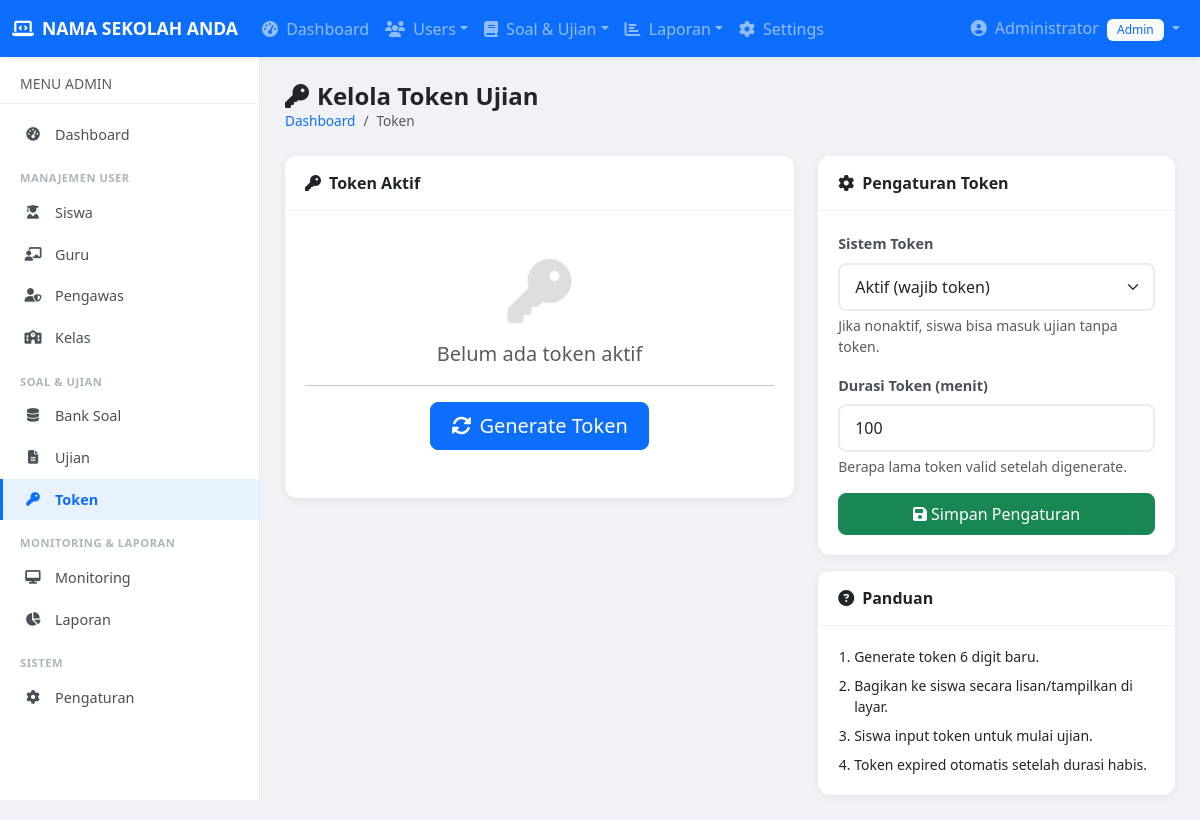
/admin/token/generate.php (signed in), run on the app's committed database.
### tables this page shows
CREATE TABLE `settings` (
  `id` INT(11) NOT NULL AUTO_INCREMENT,
  `setting_key` VARCHAR(100) NOT NULL,
  `setting_value` TEXT DEFAULT NULL,
  `created_at` TIMESTAMP NULL DEFAULT CURRENT_TIMESTAMP,
  `updated_at` TIMESTAMP NULL DEFAULT CURRENT_TIMESTAMP ON UPDATE CURRENT_TIMESTAMP,
  PRIMARY KEY (`id`),
  UNIQUE KEY `setting_key` (`setting_key`)
);

### config/session.php (called while the page is built, shortened)
<?php
function base_url($path = '') {
    return '/cbt/' . ltrim($path, '/');
}

### config/settings.php (called while the page is built, shortened)
<?php
function get_setting($key, $conn, $default = '') {
    $stmt = $conn->prepare("SELECT setting_value FROM settings WHERE setting_key = ?");
    $stmt->bind_param("s", $key);
    $stmt->execute();
    $result = $stmt->get_result()->fetch_assoc();
    return $result ? $result['setting_value'] : $default;
}

### includes/functions.php (called while the page is built, shortened)
<?php
function e($string) {
    return htmlspecialchars($string ?? '', ENT_QUOTES, 'UTF-8');
}

### admin/token/generate.php (the view, shortened to what this page needs)
<?php
require_once __DIR__ . '/../../config/database.php';
require_once __DIR__ . '/../../config/session.php';
require_once __DIR__ . '/../../config/settings.php';
require_once __DIR__ . '/../../includes/functions.php';
$current_token = get_setting('current_token', $conn, '');
$token_generated_at = get_setting('token_generated_at', $conn, '');
$token_duration = (int)get_setting('token_duration', $conn, '100');
$token_enabled = get_setting('token_enabled', $conn, '1');
$token_expired = false;
$time_remaining = 0;
include __DIR__ . '/../../includes/header.php';
?>
<div class="content-with-sidebar">
    <?php include __DIR__ . '/../../includes/sidebar.php'; ?>
    <div class="content-area">
        <div class="page-header">
            <div>
                <h4><i class="fas fa-key me-2"></i>Kelola Token Ujian</h4>
                <nav>
                    <ol class="breadcrumb">
                        <li class="breadcrumb-item"><a href="<?= base_url('admin/index.php') ?>">Dashboard</a></li>
                        <li class="breadcrumb-item active">Token</li>
                    </ol>
                </nav>
            </div>
        </div>
        <div class="row g-4">
            <div class="col-md-7">
                <div class="card">
                    <div class="card-header fw-semibold"><i class="fas fa-key me-2"></i>Token Aktif</div>
                    <div class="card-body text-center py-5">
                        <?php if (!empty($current_token)): ?>
                        <div class="mb-3">
                            <div class="fs-1 fw-bold font-monospace <?= $token_expired ? 'text-danger text-decoration-line-through' : 'text-success' ?>"
                                 style="letter-spacing: 12px; font-size: 3.5rem !important;">
                                <?= e($current_token) ?>
                            </div>
                        </div>
                        <div class="mb-3">
                            <?php if ($token_expired): ?>
                            <span class="badge bg-danger fs-6 py-2 px-3"><i class="fas fa-times-circle me-1"></i>EXPIRED</span>
                            <?php else: ?>
                            <span class="badge bg-success fs-6 py-2 px-3"><i class="fas fa-check-circle me-1"></i>AKTIF</span>
                            <div class="mt-2">
                                <span class="text-muted">Sisa waktu:</span>
                                <span class="fw-bold text-primary" id="tokenCountdown"><?= floor($time_remaining / 60) ?>m <?= $time_remaining % 60 ?>s</span>
                            </div>
                            <?php endif; ?>
                        </div>
                        <div class="small text-muted">
                            Dibuat: <?= format_datetime($token_generated_at) ?> &middot; Durasi: <?= $token_duration ?> menit
                        </div>
                        <?php else: ?>
                        <div class="text-muted">
                            <i class="fas fa-key" style="font-size:4rem;opacity:0.2;"></i>
                            <p class="mt-3 fs-5">Belum ada token aktif</p>
                        </div>
                        <?php endif; ?>
                        <hr>
                        <form method="POST" class="d-inline">
                            <button type="submit" name="generate" value="1" class="btn btn-primary btn-lg"
                                    onclick="return confirm('<?= !empty($current_token) && !$token_expired ? 'Token aktif akan diganti. Lanjutkan?' : 'Generate token baru?' ?>')">
                                <i class="fas fa-sync-alt me-2"></i><?= !empty($current_token) ? 'Generate Token Baru' : 'Generate Token' ?>
                            </button>
                        </form>
                    </div>
                </div>
            </div>
            <div class="col-md-5">
                <div class="card mb-3">
                    <div class="card-header fw-semibold"><i class="fas fa-cog me-2"></i>Pengaturan Token</div>
                    <div class="card-body">
                        <form method="POST">
                            <div class="mb-3">
                                <label class="form-label fw-semibold">Sistem Token</label>
                                <select name="token_enabled" class="form-select">
                                    <option value="1" <?= $token_enabled === '1' ? 'selected' : '' ?>>Aktif (wajib token)</option>
                                </select>
                                <div class="form-text">Jika nonaktif, siswa bisa masuk ujian tanpa token.</div>
                            </div>
                            <div class="mb-3">
                                <label class="form-label fw-semibold">Durasi Token (menit)</label>
                                <input type="number" name="token_duration" class="form-control" value="<?= $token_duration ?>" min="1" max="1440">
                                <div class="form-text">Berapa lama token valid setelah digenerate.</div>
                            </div>
                            <button type="submit" name="save_settings" value="1" class="btn btn-success w-100">
                                <i class="fas fa-save me-1"></i>Simpan Pengaturan
                            </button>
                        </form>
                    </div>
                </div>
                <div class="card">
                    <div class="card-header fw-semibold"><i class="fas fa-question-circle me-2"></i>Panduan</div>
                    <div class="card-body small">
                        <ol class="mb-0 ps-3">
                            <li class="mb-2">Generate token 6 digit baru.</li>
                            <li class="mb-2">Bagikan ke siswa secara lisan/tampilkan di layar.</li>
                            <li class="mb-2">Siswa input token untuk mulai ujian.</li>
                            <li class="mb-0">Token expired otomatis setelah durasi habis.</li>
                        </ol>
                    </div>
                </div>
            </div>
        </div>
    </div>
</div>
<?php
include __DIR__ . '/../../includes/footer.php';
?>

### includes/navbar.php (shortened to what this page needs)
<?php
$current_role = $_SESSION['role'] ?? '';
$current_nama = $_SESSION['nama'] ?? '';
?>
<nav class="navbar navbar-expand-lg navbar-dark bg-primary sticky-top shadow-sm">
    <div class="container-fluid">
        <a class="navbar-brand d-flex align-items-center" href="<?= base_url() ?>">
            <i class="fas fa-laptop-code me-2"></i>
            <span class="fw-bold"><?= e($school_name ?? 'CBT Nusantara') ?></span>
        </a>
        <div class="collapse navbar-collapse" id="mainNavbar">
            <?php if ($current_role): ?>
            <ul class="navbar-nav me-auto">
                <?php if ($current_role === 'admin'): ?>
                <li class="nav-item">
                    <a class="nav-link" href="<?= base_url('admin/index.php') ?>"><i class="fas fa-tachometer-alt me-1"></i> Dashboard</a>
                </li>
                <li class="nav-item dropdown">
                    <a class="nav-link dropdown-toggle" href="#" data-bs-toggle="dropdown"><i class="fas fa-users me-1"></i> Users</a>
                </li>
                <li class="nav-item dropdown">
                    <a class="nav-link dropdown-toggle" href="#" data-bs-toggle="dropdown"><i class="fas fa-book me-1"></i> Soal & Ujian</a>
                </li>
                <li class="nav-item dropdown">
                    <a class="nav-link dropdown-toggle" href="#" data-bs-toggle="dropdown"><i class="fas fa-chart-bar me-1"></i> Laporan</a>
                </li>
                <li class="nav-item">
                    <a class="nav-link" href="<?= base_url('admin/settings/index.php') ?>"><i class="fas fa-cog me-1"></i> Settings</a>
                </li>
                <?php endif; ?>
            </ul>
            <ul class="navbar-nav">
                <li class="nav-item dropdown">
                    <a class="nav-link dropdown-toggle" href="#" data-bs-toggle="dropdown">
                        <i class="fas fa-user-circle me-1"></i>
                        <span class="d-none d-md-inline"><?= e($current_nama) ?></span>
                        <span class="badge bg-light text-primary ms-1"><?= e(ucfirst($current_role)) ?></span>
                    </a>
                </li>
            </ul>
            <?php endif; ?>
        </div>
    </div>
</nav>

### assets/css/style.css (style rules this page uses)
:root { --primary: #0d6efd; --primary-dark: #0a58ca; --sidebar-width: 260px; --navbar-height: 56px; }
body { font-family: 'Segoe UI', system-ui, -apple-system, sans-serif; background-color: #f0f2f5; color: #212529; }
a { text-decoration: none; }
.content-with-sidebar { display: flex; min-height: calc(100vh - var(--navbar-height)); }
.content-area { flex: 1; margin-left: var(--sidebar-width); padding: 25px; min-height: calc(100vh - var(--navbar-height)); }
.navbar { z-index: 200; }
.navbar-brand { font-size: 1.1rem; }
.card { border: none; border-radius: 12px; box-shadow: 0 2px 8px rgba(0,0,0,0.06); transition: box-shadow 0.2s; }
.card-header { background: white; border-bottom: 1px solid #f0f2f5; border-radius: 12px 12px 0 0 !important; font-weight: 600; padding: 15px 20px; }
.card-body { padding: 20px; }
.form-control, .form-select { border-radius: 8px; border: 2px solid #e9ecef; padding: 10px 15px; }
.form-label { font-weight: 600; font-size: 0.9rem; color: #495057; }
.btn { border-radius: 8px; font-weight: 500; padding: 8px 20px; }
.badge { font-weight: 500; padding: 5px 10px; border-radius: 6px; }
.page-header { display: flex; justify-content: space-between; align-items: center; margin-bottom: 25px; flex-wrap: wrap; gap: 10px; }
.page-header h4 { font-weight: 700; color: #212529; margin: 0; }
.breadcrumb { background: transparent; padding: 0; margin: 0; font-size: 0.85rem; }

### data on the page
settings: setting_value "NAMA SEKOLAH ANDA"
settings: token_enabled "Aktif (wajib token)"
settings: token_duration "100"

### other printed values
$current_nama "Administrator"
$current_role "Admin"
$current_role "ADMIN"
$menu['label'] "Dashboard"
$menu['label'] "MANAJEMEN USER"
$menu['label'] "Siswa"
$menu['label'] "Guru"
$menu['label'] "Pengawas"
$menu['label'] "Kelas"
$menu['label'] "SOAL & UJIAN"
$menu['label'] "Bank Soal"
$menu['label'] "Ujian"
$menu['label'] "Token"
$menu['label'] "MONITORING & LAPORAN"
$menu['label'] "Monitoring"
